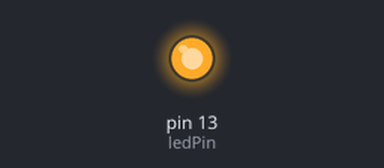
Bench run of a sketch on a simulated Arduino Uno, built with avr-gcc and run on an emulated ATmega328P. On the bench: output pins drawn as LEDs (lit = HIGH).

Above: at 0.2 s.
At 18.7 s:
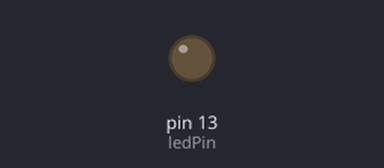
Timing chart, 0 to 20.2 s (numbered marks = the images above):
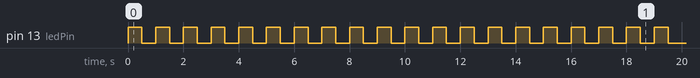

Measured:
- by itself, pin 13 (ledPin): moves between LOW and HIGH, repeating every 15.5 s
- by itself, everything shown: repeats every 15.5 s, in 30 steps

The sketch:

sketch_jan4a.ino
```cpp
int ledPin=13;
int delayPeriod=500;

void setup() {
  // put your setup code here, to run once:
pinMode(ledPin,OUTPUT);

}

void loop() {
  // put your main code here, to run repeatedly:
  int count = 0;
while(count<20){
  digitalWrite(ledPin,HIGH);
  delay(delayPeriod);
  digitalWrite(ledPin,LOW);
  delay(delayPeriod);
  count++;
}
delay(delayPeriod);
}
```
